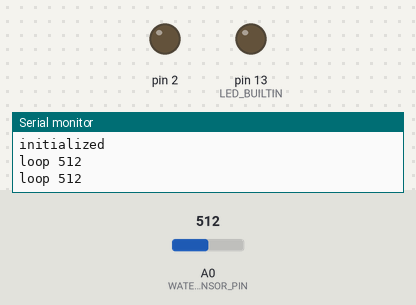
A program run on a simulated Arduino Uno, built with avr-gcc and run on an emulated ATmega328P. Shown: output pins drawn as LEDs (lit = HIGH), the last lines printed to the serial monitor. Inputs (shaded band) come from the test bench; at power-on: A0 (WATER_SENSOR_PIN) = 512.

Above: at 1.8 s.
1.9 s: A0 (WATER_SENSOR_PIN) set to 108
3.4 s: A0 (WATER_SENSOR_PIN) set to 90
At 5.2 s:
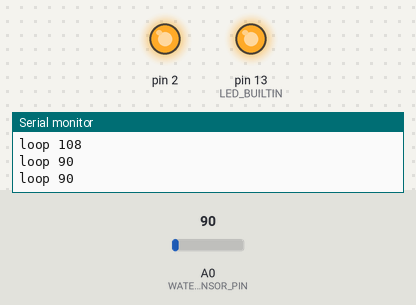
5.5 s: A0 (WATER_SENSOR_PIN) set to 110
At 6.8 s:
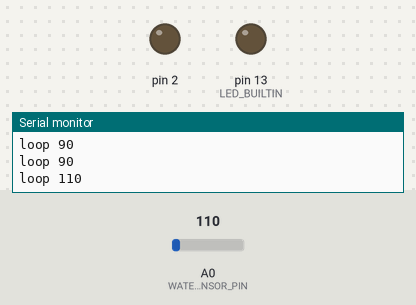
7.5 s: A0 (WATER_SENSOR_PIN) set to 0
At 8.3 s:
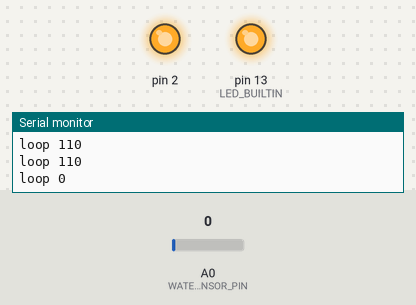
Timing chart, 0 to 10.5 s (numbered marks = the images above; inputs shaded):
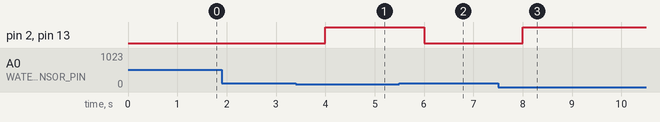

Measured:
- the behaviour switches between 100 and 99 on A0 (WATER_SENSOR_PIN) (found by bisection; images 0 and 1)
- after the input at 3.4 s, pin 2, pin 13 (LED_BUILTIN): LOW → HIGH after 0.60 s
- after the input at 5.5 s, pin 2, pin 13 (LED_BUILTIN): HIGH → LOW after 0.50 s
- after the input at 7.5 s, pin 2, pin 13 (LED_BUILTIN): LOW → HIGH after 0.50 s

The program:

main.cpp
```cpp
#include <Arduino.h>

#define WATER_SENSOR_PIN  A0
#define MOTOR_POWER_PIN   2U

#define WATER_LEVEL_THRESHOLD 100U
#define FREQUENCY_MS          1000U

void setup()
{
  pinMode(LED_BUILTIN, OUTPUT);
  pinMode(WATER_SENSOR_PIN, INPUT);
  pinMode(MOTOR_POWER_PIN, OUTPUT);

  Serial.begin(9600);
  Serial.setTimeout(2000);
  while (!Serial) { }
  Serial.println(F("initialized"));
}

void loop()
{
  uint32_t water = analogRead(WATER_SENSOR_PIN);
  if (water < WATER_LEVEL_THRESHOLD) {
    digitalWrite(LED_BUILTIN, HIGH);
    digitalWrite(MOTOR_POWER_PIN, HIGH);
  } else {
    digitalWrite(LED_BUILTIN, LOW);
    digitalWrite(MOTOR_POWER_PIN, LOW);
  }

  Serial.println(String("loop ") + water);

  delay(FREQUENCY_MS);
}
```
